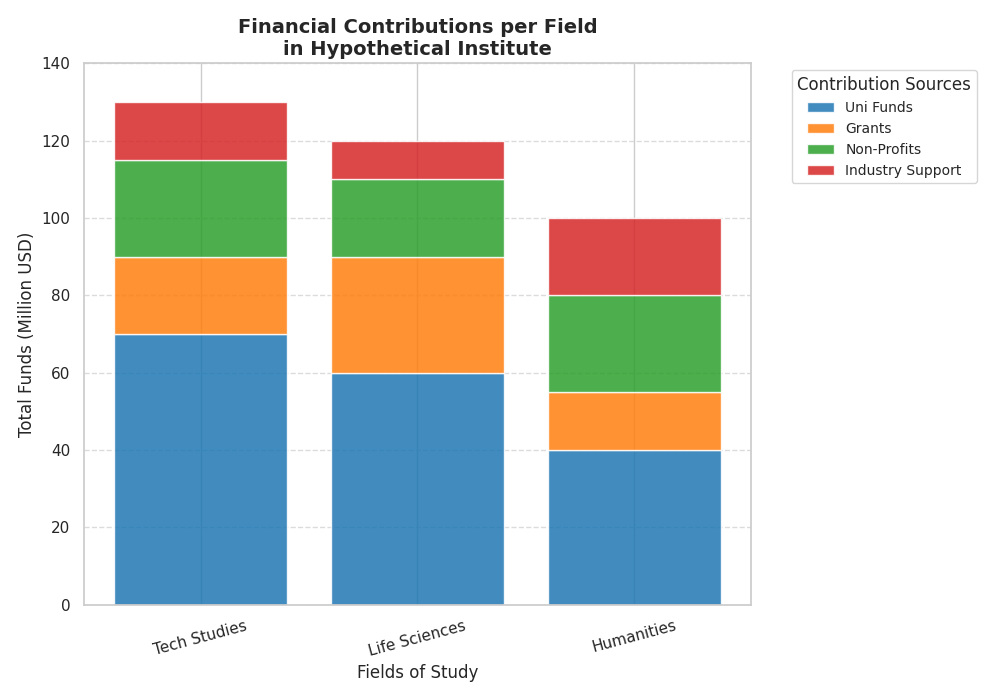

This figure's Python source:
import matplotlib.pyplot as plt
import numpy as np

# Define disciplines and funding sources with altered textual elements
disciplines = ['Tech Studies', 'Life Sciences', 'Humanities']
funding_sources = ['Uni Funds', 'Grants', 'Non-Profits', 'Industry Support']

# Data: Amount of funding in million USD
funding_data = np.array([
    [70, 20, 25, 15],  # Updated Tech Studies
    [60, 30, 20, 10],  # Life Sciences
    [40, 15, 25, 20],  # Humanities
])

# Set up colors for different funding sources
colors = ['#1f77b4', '#ff7f0e', '#2ca02c', '#d62728']

# Create the stacked bar chart
fig, ax = plt.subplots(figsize=(10, 7))
bottom = np.zeros(len(disciplines))

for i, source in enumerate(funding_sources):
    ax.bar(disciplines, funding_data[:, i], label=source, bottom=bottom, color=colors[i], alpha=0.85)
    bottom += funding_data[:, i]

# Altered plot details
ax.set_title("Financial Contributions per Field\nin Hypothetical Institute", fontsize=14, fontweight='bold')
ax.set_xlabel('Fields of Study', fontsize=12)
ax.set_ylabel('Total Funds (Million USD)', fontsize=12)
ax.legend(title='Contribution Sources', loc='upper left', bbox_to_anchor=(1.05, 1), fontsize='small')

# Customize the y-axis
ax.set_yticks(np.arange(0, 141, 20))
ax.yaxis.grid(True, linestyle='--', alpha=0.7)

# Rotate x-axis labels if needed
plt.xticks(rotation=15)

# Automatically adjust layout for better fit
plt.tight_layout()

# Show the plot
plt.show()
